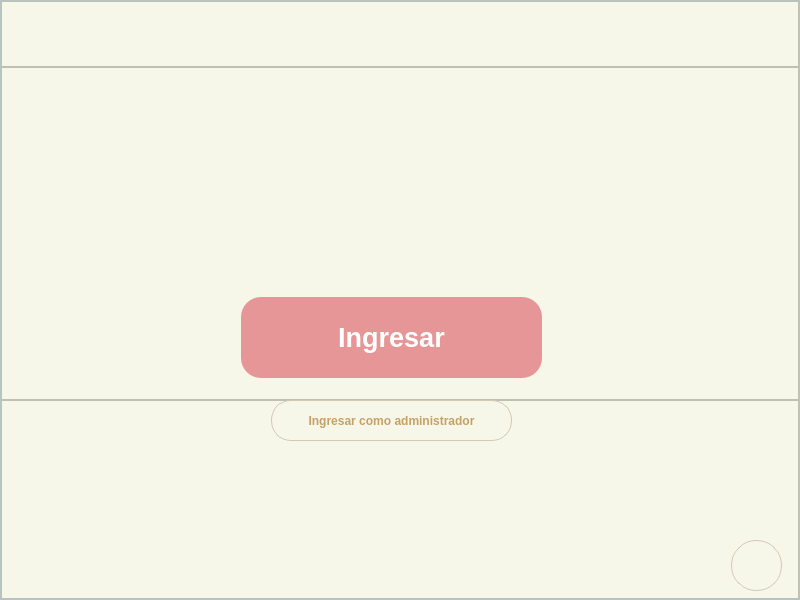
<?xml version="1.0" encoding="UTF-8"?>
<ui version="4.0">
 <class>MainWindow</class>
 <widget class="QMainWindow" name="MainWindow">
  <property name="geometry">
   <rect>
    <x>0</x>
    <y>0</y>
    <width>800</width>
    <height>600</height>
   </rect>
  </property>
  <property name="palette">
   <palette>
    <active>
     <colorrole role="WindowText">
      <brush brushstyle="SolidPattern">
       <color alpha="255">
        <red>0</red>
        <green>0</green>
        <blue>0</blue>
       </color>
      </brush>
     </colorrole>
     <colorrole role="Button">
      <brush brushstyle="SolidPattern">
       <color alpha="255">
        <red>240</red>
        <green>255</green>
        <blue>253</blue>
       </color>
      </brush>
     </colorrole>
     <colorrole role="Light">
      <brush brushstyle="SolidPattern">
       <color alpha="255">
        <red>255</red>
        <green>255</green>
        <blue>255</blue>
       </color>
      </brush>
     </colorrole>
     <colorrole role="Midlight">
      <brush brushstyle="SolidPattern">
       <color alpha="255">
        <red>247</red>
        <green>255</green>
        <blue>254</blue>
       </color>
      </brush>
     </colorrole>
     <colorrole role="Dark">
      <brush brushstyle="SolidPattern">
       <color alpha="255">
        <red>120</red>
        <green>127</green>
        <blue>126</blue>
       </color>
      </brush>
     </colorrole>
     <colorrole role="Mid">
      <brush brushstyle="SolidPattern">
       <color alpha="255">
        <red>160</red>
        <green>170</green>
        <blue>169</blue>
       </color>
      </brush>
     </colorrole>
     <colorrole role="Text">
      <brush brushstyle="SolidPattern">
       <color alpha="255">
        <red>0</red>
        <green>0</green>
        <blue>0</blue>
       </color>
      </brush>
     </colorrole>
     <colorrole role="BrightText">
      <brush brushstyle="SolidPattern">
       <color alpha="255">
        <red>255</red>
        <green>255</green>
        <blue>255</blue>
       </color>
      </brush>
     </colorrole>
     <colorrole role="ButtonText">
      <brush brushstyle="SolidPattern">
       <color alpha="255">
        <red>0</red>
        <green>0</green>
        <blue>0</blue>
       </color>
      </brush>
     </colorrole>
     <colorrole role="Base">
      <brush brushstyle="SolidPattern">
       <color alpha="255">
        <red>255</red>
        <green>255</green>
        <blue>255</blue>
       </color>
      </brush>
     </colorrole>
     <colorrole role="Window">
      <brush brushstyle="SolidPattern">
       <color alpha="255">
        <red>240</red>
        <green>255</green>
        <blue>253</blue>
       </color>
      </brush>
     </colorrole>
     <colorrole role="Shadow">
      <brush brushstyle="SolidPattern">
       <color alpha="255">
        <red>0</red>
        <green>0</green>
        <blue>0</blue>
       </color>
      </brush>
     </colorrole>
     <colorrole role="Link">
      <brush brushstyle="SolidPattern">
       <color alpha="255">
        <red>157</red>
        <green>159</green>
        <blue>255</blue>
       </color>
      </brush>
     </colorrole>
     <colorrole role="AlternateBase">
      <brush brushstyle="SolidPattern">
       <color alpha="255">
        <red>247</red>
        <green>255</green>
        <blue>254</blue>
       </color>
      </brush>
     </colorrole>
     <colorrole role="ToolTipBase">
      <brush brushstyle="SolidPattern">
       <color alpha="255">
        <red>255</red>
        <green>255</green>
        <blue>220</blue>
       </color>
      </brush>
     </colorrole>
     <colorrole role="ToolTipText">
      <brush brushstyle="SolidPattern">
       <color alpha="255">
        <red>0</red>
        <green>0</green>
        <blue>0</blue>
       </color>
      </brush>
     </colorrole>
    </active>
    <inactive>
     <colorrole role="WindowText">
      <brush brushstyle="SolidPattern">
       <color alpha="255">
        <red>0</red>
        <green>0</green>
        <blue>0</blue>
       </color>
      </brush>
     </colorrole>
     <colorrole role="Button">
      <brush brushstyle="SolidPattern">
       <color alpha="255">
        <red>240</red>
        <green>255</green>
        <blue>253</blue>
       </color>
      </brush>
     </colorrole>
     <colorrole role="Light">
      <brush brushstyle="SolidPattern">
       <color alpha="255">
        <red>255</red>
        <green>255</green>
        <blue>255</blue>
       </color>
      </brush>
     </colorrole>
     <colorrole role="Midlight">
      <brush brushstyle="SolidPattern">
       <color alpha="255">
        <red>247</red>
        <green>255</green>
        <blue>254</blue>
       </color>
      </brush>
     </colorrole>
     <colorrole role="Dark">
      <brush brushstyle="SolidPattern">
       <color alpha="255">
        <red>120</red>
        <green>127</green>
        <blue>126</blue>
       </color>
      </brush>
     </colorrole>
     <colorrole role="Mid">
      <brush brushstyle="SolidPattern">
       <color alpha="255">
        <red>160</red>
        <green>170</green>
        <blue>169</blue>
       </color>
      </brush>
     </colorrole>
     <colorrole role="Text">
      <brush brushstyle="SolidPattern">
       <color alpha="255">
        <red>0</red>
        <green>0</green>
        <blue>0</blue>
       </color>
      </brush>
     </colorrole>
     <colorrole role="BrightText">
      <brush brushstyle="SolidPattern">
       <color alpha="255">
        <red>255</red>
        <green>255</green>
        <blue>255</blue>
       </color>
      </brush>
     </colorrole>
     <colorrole role="ButtonText">
      <brush brushstyle="SolidPattern">
       <color alpha="255">
        <red>0</red>
        <green>0</green>
        <blue>0</blue>
       </color>
      </brush>
     </colorrole>
     <colorrole role="Base">
      <brush brushstyle="SolidPattern">
       <color alpha="255">
        <red>255</red>
        <green>255</green>
        <blue>255</blue>
       </color>
      </brush>
     </colorrole>
     <colorrole role="Window">
      <brush brushstyle="SolidPattern">
       <color alpha="255">
        <red>240</red>
        <green>255</green>
        <blue>253</blue>
       </color>
      </brush>
     </colorrole>
     <colorrole role="Shadow">
      <brush brushstyle="SolidPattern">
       <color alpha="255">
        <red>0</red>
        <green>0</green>
        <blue>0</blue>
       </color>
      </brush>
     </colorrole>
     <colorrole role="Link">
      <brush brushstyle="SolidPattern">
       <color alpha="255">
        <red>157</red>
        <green>159</green>
        <blue>255</blue>
       </color>
      </brush>
     </colorrole>
     <colorrole role="AlternateBase">
      <brush brushstyle="SolidPattern">
       <color alpha="255">
        <red>247</red>
        <green>255</green>
        <blue>254</blue>
       </color>
      </brush>
     </colorrole>
     <colorrole role="ToolTipBase">
      <brush brushstyle="SolidPattern">
       <color alpha="255">
        <red>255</red>
        <green>255</green>
        <blue>220</blue>
       </color>
      </brush>
     </colorrole>
     <colorrole role="ToolTipText">
      <brush brushstyle="SolidPattern">
       <color alpha="255">
        <red>0</red>
        <green>0</green>
        <blue>0</blue>
       </color>
      </brush>
     </colorrole>
    </inactive>
    <disabled>
     <colorrole role="WindowText">
      <brush brushstyle="SolidPattern">
       <color alpha="255">
        <red>120</red>
        <green>127</green>
        <blue>126</blue>
       </color>
      </brush>
     </colorrole>
     <colorrole role="Button">
      <brush brushstyle="SolidPattern">
       <color alpha="255">
        <red>240</red>
        <green>255</green>
        <blue>253</blue>
       </color>
      </brush>
     </colorrole>
     <colorrole role="Light">
      <brush brushstyle="SolidPattern">
       <color alpha="255">
        <red>255</red>
        <green>255</green>
        <blue>255</blue>
       </color>
      </brush>
     </colorrole>
     <colorrole role="Midlight">
      <brush brushstyle="SolidPattern">
       <color alpha="255">
        <red>247</red>
        <green>255</green>
        <blue>254</blue>
       </color>
      </brush>
     </colorrole>
     <colorrole role="Dark">
      <brush brushstyle="SolidPattern">
       <color alpha="255">
        <red>120</red>
        <green>127</green>
        <blue>126</blue>
       </color>
      </brush>
     </colorrole>
     <colorrole role="Mid">
      <brush brushstyle="SolidPattern">
       <color alpha="255">
        <red>160</red>
        <green>170</green>
        <blue>169</blue>
       </color>
      </brush>
     </colorrole>
     <colorrole role="Text">
      <brush brushstyle="SolidPattern">
       <color alpha="255">
        <red>120</red>
        <green>127</green>
        <blue>126</blue>
       </color>
      </brush>
     </colorrole>
     <colorrole role="BrightText">
      <brush brushstyle="SolidPattern">
       <color alpha="255">
        <red>255</red>
        <green>255</green>
        <blue>255</blue>
       </color>
      </brush>
     </colorrole>
     <colorrole role="ButtonText">
      <brush brushstyle="SolidPattern">
       <color alpha="255">
        <red>120</red>
        <green>127</green>
        <blue>126</blue>
       </color>
      </brush>
     </colorrole>
     <colorrole role="Base">
      <brush brushstyle="SolidPattern">
       <color alpha="255">
        <red>240</red>
        <green>255</green>
        <blue>253</blue>
       </color>
      </brush>
     </colorrole>
     <colorrole role="Window">
      <brush brushstyle="SolidPattern">
       <color alpha="255">
        <red>240</red>
        <green>255</green>
        <blue>253</blue>
       </color>
      </brush>
     </colorrole>
     <colorrole role="Shadow">
      <brush brushstyle="SolidPattern">
       <color alpha="255">
        <red>0</red>
        <green>0</green>
        <blue>0</blue>
       </color>
      </brush>
     </colorrole>
     <colorrole role="Link">
      <brush brushstyle="SolidPattern">
       <color alpha="255">
        <red>157</red>
        <green>159</green>
        <blue>255</blue>
       </color>
      </brush>
     </colorrole>
     <colorrole role="AlternateBase">
      <brush brushstyle="SolidPattern">
       <color alpha="255">
        <red>240</red>
        <green>255</green>
        <blue>253</blue>
       </color>
      </brush>
     </colorrole>
     <colorrole role="ToolTipBase">
      <brush brushstyle="SolidPattern">
       <color alpha="255">
        <red>255</red>
        <green>255</green>
        <blue>220</blue>
       </color>
      </brush>
     </colorrole>
     <colorrole role="ToolTipText">
      <brush brushstyle="SolidPattern">
       <color alpha="255">
        <red>0</red>
        <green>0</green>
        <blue>0</blue>
       </color>
      </brush>
     </colorrole>
    </disabled>
   </palette>
  </property>
  <property name="windowTitle">
   <string>MainWindow</string>
  </property>
  <widget class="QWidget" name="centralwidget">
   <layout class="QVBoxLayout" name="verticalLayout">
    <property name="leftMargin">
     <number>0</number>
    </property>
    <property name="topMargin">
     <number>0</number>
    </property>
    <property name="rightMargin">
     <number>0</number>
    </property>
    <property name="bottomMargin">
     <number>0</number>
    </property>
    <item>
     <widget class="QFrame" name="frame">
      <property name="styleSheet">
       <string notr="true">QWidget {
	background-color: rgb(247, 247, 233)
    background-image: url(:/imagenes/fondo.png);
    background-repeat: no-repeat;
    background-position: center;
    background-attachment: fixed;
    background-size: cover;
}</string>
      </property>
      <property name="frameShape">
       <enum>QFrame::Shape::StyledPanel</enum>
      </property>
      <property name="frameShadow">
       <enum>QFrame::Shadow::Raised</enum>
      </property>
      <layout class="QVBoxLayout" name="verticalLayout_2" stretch="1,5,3">
       <property name="spacing">
        <number>0</number>
       </property>
       <property name="leftMargin">
        <number>0</number>
       </property>
       <property name="topMargin">
        <number>0</number>
       </property>
       <property name="rightMargin">
        <number>0</number>
       </property>
       <property name="bottomMargin">
        <number>0</number>
       </property>
       <item>
        <widget class="QFrame" name="frame_botones">
         <property name="styleSheet">
          <string notr="true">QFrame{
background-color: rgb(247, 247, 233) ;
}
QPushButton{
background-color:#000000ff;
border-radius:25px;
}
QPushButton:hover{
background-color:rgb(230, 225, 210);
border-radius:25px;
}
</string>
         </property>
         <property name="frameShape">
          <enum>QFrame::Shape::StyledPanel</enum>
         </property>
         <property name="frameShadow">
          <enum>QFrame::Shadow::Raised</enum>
         </property>
         <widget class="QPushButton" name="botonSalir">
          <property name="geometry">
           <rect>
            <x>740</x>
            <y>10</y>
            <width>51</width>
            <height>51</height>
           </rect>
          </property>
          <property name="minimumSize">
           <size>
            <width>40</width>
            <height>40</height>
           </size>
          </property>
          <property name="text">
           <string/>
          </property>
          <property name="icon">
           <iconset>
            <normaloff>icono-salir.png</normaloff>icono-salir.png</iconset>
          </property>
         </widget>
         <widget class="QPushButton" name="botonRegresar">
          <property name="geometry">
           <rect>
            <x>680</x>
            <y>10</y>
            <width>51</width>
            <height>51</height>
           </rect>
          </property>
          <property name="minimumSize">
           <size>
            <width>40</width>
            <height>40</height>
           </size>
          </property>
          <property name="text">
           <string/>
          </property>
          <property name="icon">
           <iconset>
            <normaloff>icono-atras.png</normaloff>icono-atras.png</iconset>
          </property>
          <property name="iconSize">
           <size>
            <width>30</width>
            <height>30</height>
           </size>
          </property>
         </widget>
        </widget>
       </item>
       <item>
        <widget class="QFrame" name="frame_buscar">
         <property name="styleSheet">
          <string notr="true">QFrame {
    background-color: rgb(247, 247, 233);
}
QPushButton {
    background-color: rgb(230, 150, 150);   
    color: rgb(255, 255, 255);              
    border-radius: 20px;
    padding: 8px 16px;
    font-weight: bold;
    border: none;
    box-shadow: 0px 2px 6px rgba(0, 0, 0, 0.15);
}

QPushButton:hover {
    background-color: rgb(240, 130, 130);
}

QPushButton:pressed {
    background-color: rgb(220, 120, 120);
}</string>
         </property>
         <property name="frameShape">
          <enum>QFrame::Shape::StyledPanel</enum>
         </property>
         <property name="frameShadow">
          <enum>QFrame::Shadow::Raised</enum>
         </property>
         <widget class="QPushButton" name="botonStart">
          <property name="geometry">
           <rect>
            <x>240</x>
            <y>230</y>
            <width>301</width>
            <height>81</height>
           </rect>
          </property>
          <property name="font">
           <font>
            <pointsize>20</pointsize>
            <bold>true</bold>
           </font>
          </property>
          <property name="styleSheet">
           <string notr="true">QPushButton {
    background-color: rgb(230, 150, 150);   
    color: rgb(255, 255, 255);              
    border-radius: 20px;
    padding: 8px 16px;
    font-weight: bold;
    border: none;
    box-shadow: 0px 2px 6px rgba(0, 0, 0, 0.15);
}

QPushButton:hover {
    background-color: rgb(240, 130, 130);
}

QPushButton:pressed {
    background-color: rgb(220, 120, 120);
}
</string>
          </property>
          <property name="text">
           <string>Ingresar</string>
          </property>
         </widget>
        </widget>
       </item>
       <item>
        <widget class="QFrame" name="frame_otros">
         <property name="font">
          <font>
           <underline>false</underline>
          </font>
         </property>
         <property name="styleSheet">
          <string notr="true">QFrame {
    background-color: rgb(247, 247, 233);
}
QPushButton {
    background-color: rgb(247, 247, 233);  
    color: rgb(200, 160, 100);                 
    border-radius: 20px;
    padding: 8px 16px;
    font-weight: bold;
    border: 1px solid rgb(210, 200, 180);  
}

QPushButton:hover {
    background-color: rgb(240, 235, 220);  
	color: rgb(230, 225, 210);
}

QPushButton:pressed {
    background-color: rgb(220, 215, 200);  
}</string>
         </property>
         <property name="frameShape">
          <enum>QFrame::Shape::StyledPanel</enum>
         </property>
         <property name="frameShadow">
          <enum>QFrame::Shadow::Raised</enum>
         </property>
         <widget class="QPushButton" name="botonAdmin">
          <property name="geometry">
           <rect>
            <x>270</x>
            <y>0</y>
            <width>241</width>
            <height>41</height>
           </rect>
          </property>
          <property name="font">
           <font>
            <bold>true</bold>
           </font>
          </property>
          <property name="styleSheet">
           <string notr="true"/>
          </property>
          <property name="text">
           <string>Ingresar como administrador</string>
          </property>
         </widget>
         <widget class="QPushButton" name="botonInfo">
          <property name="geometry">
           <rect>
            <x>730</x>
            <y>140</y>
            <width>51</width>
            <height>51</height>
           </rect>
          </property>
          <property name="minimumSize">
           <size>
            <width>40</width>
            <height>40</height>
           </size>
          </property>
          <property name="styleSheet">
           <string notr="true">QFrame{
background-color: rgb(247, 247, 233) ;
}
QPushButton{
background-color:#000000ff;
border-radius:25px;
}
QPushButton:hover{
background-color:rgb(230, 225, 210);
border-radius:25px;
}</string>
          </property>
          <property name="text">
           <string/>
          </property>
          <property name="icon">
           <iconset>
            <normaloff>icono-informacion.png</normaloff>icono-informacion.png</iconset>
          </property>
         </widget>
        </widget>
       </item>
      </layout>
     </widget>
    </item>
   </layout>
  </widget>
 </widget>
 <resources/>
 <connections/>
</ui>
